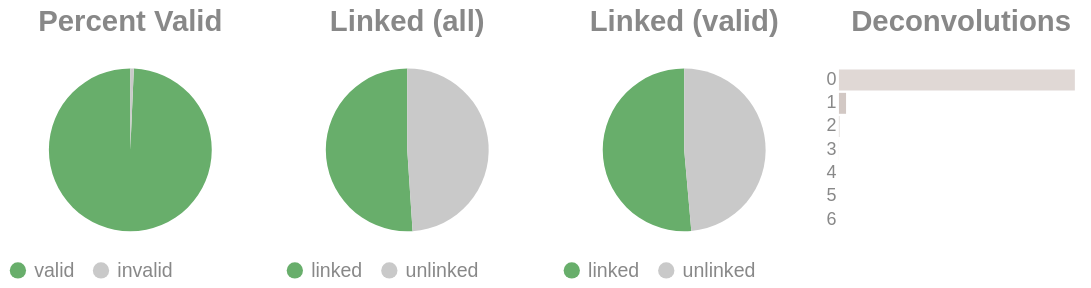

Here is the notebook cell this chart was saved with:
### Code cell
if SKIPLR:
    pass
else:
    clash = Counter()
    for i in valids['molecule'].to_list():
        _mol = i.split("-")
        if len(_mol) == 1:
            clash.update('0')
        else:
            clash.update(_mol[-1])

    _d = {"deconvolutions": [], 'count': []}
    for k,v in clash.items():
        _d['deconvolutions'].append(k)
        _d['count'].append(v)

    tot_valid = valids['reads'].sum()
    mask = valids['reads'] >= 2
    n_linked_reads = valids.filter(mask)['reads'].sum()
    if n_linked_reads == 0:
        print_html("No linked molecules (>=2 reads) were detected; skipping linked-only distributions.")
        SKIPLR = True
    else:
        perc_valid = round(tot_valid / n_reads, 4)
        linked_perc_abs = round(n_linked_reads / n_reads, 4)
        linked_perc = round(n_linked_reads / tot_valid, 4)

    _valid = pl.DataFrame({"valids": ['valid', 'invalid'], "count": [tot_valid, n_reads - tot_valid]})
    _linked_abs = pl.DataFrame({"linked (absolute)": ['linked', 'unlinked'], "count": [n_linked_reads, n_reads - n_linked_reads]})
    _linked_rel = pl.DataFrame({"linked (valids)": ['linked', 'unlinked'], "count": [n_linked_reads, tot_valid - n_linked_reads]})

    (
        alt.hconcat(
            piechart(_valid, goodval = 'valid', title = "Percent Valid"),
            piechart(_linked_abs, goodval = "linked", title =  "Linked (all)"),
            piechart(_linked_rel, goodval = "linked", title =  "Linked (valid)"),
            convolutionbar(pl.DataFrame(_d), title = "Deconvolutions"),
            center = True,
            bounds = 'flush'
        )
        .resolve_scale(color='independent')
        .resolve_legend('independent')
        .properties(usermeta={'embedOptions': {"actions": False}})
    ).display()

### Figure 1 — Vega-Lite specification as saved in the notebook (floating-point values rounded to 4 significant figures)
{"width": "container", "height": 400, "config": {"title": {"anchor": "start", "dy": -15, "fontSize": 18, "color": "#888888", "subtitleColor": "#888888", "subtitleFontSize": 14}, "arc": {"fill": "#0072B2"}, "axis": {"domainColor": "#888888", "domainWidth": 0.5, "gridWidth": 0.2, "grid": false, "titleFontWeight": 400, "titleFontSize": 15, "labelFontSize": 11, "labelColor": "#888888", "tickColor": "#888888", "tickWidth": 0.2, "titleColor": "#888888"}, "axisBand": {"grid": false}, "axisX": {"grid": true, "tickSize": 10, "domainCap": "round"}, "axisY": {"domain": false, "grid": true, "tickSize": 0, "domainCap": "round"}, "background": "transparent", "header": {"labelFontSize": 15, "labelColor": "#888888", "titleFontSize": 15, "titleFontWeight": 600, "titleColor": "#888888"}, "legend": {"labelFont": "sans-serif", "labelFontSize": 12, "labelColor": "#888888", "symbolSize": 100, "symbolType": "circle", "titleFontSize": 12, "titlePadding": 10, "titleColor": "#888888", "title": null}, "range": {"category": ["#E69F00", "#56B4E9", "#009E73", "#F0E442", "#0072B2", "#D55E00", "#CC79A7", "#000000"], "diverging": ["#cfe8f3", "#a2d4ec", "#73bfe2", "#46abdb", "#1696d2", "#12719e"]}, "area": {"fill": "#0072B2", "fillOpacity": 0.7, "line": true, "strokeOpacity": 0.7}, "line": {"color": "#0072B2", "stroke": "#0072B2", "strokeWidth": 2}, "trail": {"color": "#0072B2", "stroke": "#0072B2", "strokeWidth": 0, "size": 1}, "point": {"filled": true, "fillOpacity": 1.0, "size": 95}, "text": {"color": "#888888", "fontSize": 11, "align": "right", "fontWeight": 400, "size": 11}, "bar": {"fill": "#0072B2", "stroke": null}, "view": {"stroke": null, "continuousWidth": 660, "continuousHeight": 400}}, "hconcat": [{"data": {"name": "data-22b829f958d7fa39e0273c10d70d035f"}, "mark": {"type": "arc"}, "encoding": {"color": {"field": "valids", "legend": {"orient": "bottom", "title": null}, "scale": {"domain": ["valid", "invalid"], "range": ["#68ae6b", "#C9C9C9"]}, "title": "Valids", "type": "nominal"}, "theta": {"field": "count", "type": "quantitative"}, "tooltip": [{"field": "valids", "title": "Valids", "type": "ordinal"}, {"field": "percent", "format": ".2%", "title": "Percent", "type": "quantitative"}, {"field": "count", "title": "Count", "type": "quantitative"}]}, "height": 100, "title": {"text": "Percent Valid", "align": "center", "anchor": "middle"}, "transform": [{"calculate": "datum.count / 6051120", "as": "percent"}], "width": 150}, {"data": {"name": "data-894dc90ff1d74555523c7a25290cf721"}, "mark": {"type": "arc"}, "encoding": {"color": {"field": "linked (absolute)", "legend": {"orient": "bottom", "title": null}, "scale": {"domain": ["linked", "unlinked"], "range": ["#68ae6b", "#C9C9C9"]}, "title": "Linked (Absolute)", "type": "nominal"}, "theta": {"field": "count", "type": "quantitative"}, "tooltip": [{"field": "linked (absolute)", "title": "Linked (Absolute)", "type": "ordinal"}, {"field": "percent", "format": ".2%", "title": "Percent", "type": "quantitative"}, {"field": "count", "title": "Count", "type": "quantitative"}]}, "height": 100, "title": {"text": "Linked (all)", "align": "center", "anchor": "middle"}, "transform": [{"calculate": "datum.count / 6051120", "as": "percent"}], "width": 150}, {"data": {"name": "data-77b457ce9fe70f09d440c5d515c640d2"}, "mark": {"type": "arc"}, "encoding": {"color": {"field": "linked (valids)", "legend": {"orient": "bottom", "title": null}, "scale": {"domain": ["linked", "unlinked"], "range": ["#68ae6b", "#C9C9C9"]}, "title": "Linked (Valids)", "type": "nominal"}, "theta": {"field": "count", "type": "quantitative"}, "tooltip": [{"field": "linked (valids)", "title": "Linked (Valids)", "type": "ordinal"}, {"field": "percent", "format": ".2%", "title": "Percent", "type": "quantitative"}, {"field": "count", "title": "Count", "type": "quantitative"}]}, "height": 100, "title": {"text": "Linked (valid)", "align": "center", "anchor": "middle"}, "transform": [{"calculate": "datum.count / 6009441", "as": "percent"}], "width": 150}, {"data": {"name": "data-45f256675f9529e0ed897a5e87f915fc"}, "mark": {"type": "bar"}, "encoding": {"color": {"field": "deconvolutions", "legend": null, "scale": {"scheme": "lightgreyred"}, "type": "nominal"}, "tooltip": [{"field": "deconvolutions", "title": "Deconvolutions", "type": "ordinal"}, {"field": "percent", "format": ".2%", "title": "Percent", "type": "quantitative"}, {"field": "count", "title": "Count", "type": "quantitative"}], "x": {"axis": null, "field": "count", "type": "quantitative"}, "y": {"field": "deconvolutions", "sort": "ascending", "title": null, "type": "nominal"}}, "height": 100, "title": {"text": "Deconvolutions", "align": "center", "anchor": "middle"}, "transform": [{"calculate": "datum.count / 3985538", "as": "percent"}], "width": 150}], "bounds": "flush", "center": true, "resolve": {"legend": {"angle": "independent"}, "scale": {"color": "independent"}}, "usermeta": {"embedOptions": {"actions": false}}, "$schema": "https://vega.github.io/schema/vega-lite/v6.1.0.json", "datasets": {"data-22b829f958d7fa39e0273c10d70d035f": [{"valids": "valid", "count": 6009441}, {"valids": "invalid", "count": 41679}], "data-894dc90ff1d74555523c7a25290cf721": [{"linked (absolute)": "linked", "count": 3088840}, {"linked (absolute)": "unlinked", "count": 2962280}], "data-77b457ce9fe70f09d440c5d515c640d2": [{"linked (valids)": "linked", "count": 3088840}, {"linked (valids)": "unlinked", "count": 2920601}], "data-45f256675f9529e0ed897a5e87f915fc": [{"deconvolutions": "0", "count": 3861973}, {"deconvolutions": "1", "count": 116541}, {"deconvolutions": "2", "count": 6383}, {"deconvolutions": "3", "count": 564}, {"deconvolutions": "4", "count": 63}, {"deconvolutions": "5", "count": 13}, {"deconvolutions": "6", "count": 1}]}}
